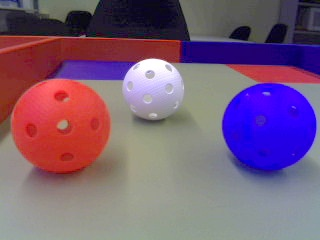
#> input picture 4e/TroisBallesRougeBleueBlanche.jpg, 320 x 240 px
$ python serie4e.py
#> lines starting #> are read from the running program, lines starting #| are printed output that depends on the picture; after the words box and inside, x2 and y2 are one past the last pixel; in counts of white or black regions, pixels touching at a corner belong together
""" T image """
import os
import cv2
import numpy as np
import copy


def showAndWait(img, string) :
    cv2.imshow(string, img)
    cv2.waitKey(0)

def openMorpho(img):
    """ open image : erode then dilate"""
    es = np.ones((5,5),np.uint8)
    img = cv2.erode(img, es, iterations= 1)
    img = cv2.dilate(img, es, iterations= 1)
    return img

def closeMorpho(img):
    """ close image : dilate then erode"""
    es = np.ones((5,5),np.uint8)
    img = cv2.dilate(img, es, iterations= 1)
    img = cv2.erode(img, es, iterations= 1)
    return img

if __name__ == "__main__":
    #Les opérations à réaliser sont:
    # 1-Seuillage couleur pour extraire la balle bleue (optionnel, des images seuillées sont fournies)
    # 2-Suppression des trous et des petites taches grâce à des opérations morphologiques
    # 3-Calcul du contour grâce à des opérations morphologiques

    path = "./4e/"
    imageName = "TroisBallesRougeBleueBlanche.jpg"

    #1. Get blue channel
    img = cv2.imread(os.path.join(path, imageName))
#> img is the input picture: shape (240, 320, 3); mean B, G, R 120.3, 93.4, 122.1
    grayImage = cv2.cvtColor(img, cv2.COLOR_BGR2GRAY)
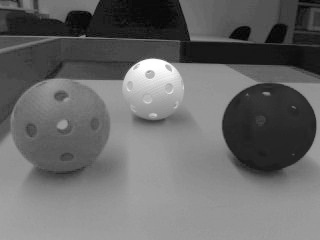
#> grayImage: shape (240, 320); min 0, max 255, mean 105
    #config UNEBALLEBLEU
    #BLUE_MIN = 47; BLUE_MAX = 255
    BLUE_MIN = 55; BLUE_MAX = 255
    (thresh, bAndW) = cv2.threshold(grayImage, BLUE_MIN, BLUE_MAX, cv2.THRESH_BINARY)
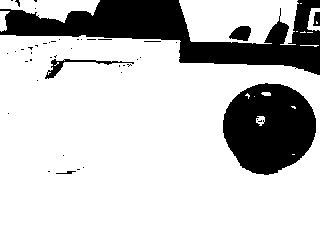
#> bAndW: shape (240, 320); 77.9% white; 45 black regions (39 under 20 px), largest, box (x1, y1, x2, y2) and area: (0, 0, 320, 75) 9793, (223, 83, 316, 175) 6405, (45, 59, 134, 79) 317, (229, 26, 251, 41) 237, (313, 12, 320, 26) 77, (56, 171, 76, 174) 30
#> thresh = 55
    bAndW = cv2.bitwise_not(bAndW)

    showAndWait(bAndW, "basic blue image")

    bOpen = copy.deepcopy(bAndW)
    bOpen = openMorpho(bOpen)
#> in openMorpho, `img = cv2.erode(img, es, iterations= 1)`: img: shape (240, 320); 17.3% white; 9 white regions (4 under 20 px), largest, box (x1, y1, x2, y2) and area: (8, 0, 320, 73) 7240, (225, 86, 314, 173) 5355, (296, 0, 320, 30) 316, (294, 33, 320, 43) 216, (233, 28, 249, 39) 107
#> in openMorpho, `img = cv2.dilate(img, es, iterations= 1)`: img: shape (240, 320); 21.4% white; 5 white regions, box (x1, y1, x2, y2) and area: (6, 0, 320, 75) 9676, (223, 84, 316, 175) 6379, (231, 26, 251, 41) 231, (49, 65, 61, 78) 92, (314, 12, 320, 22) 53
    showAndWait(bOpen, "Opened image")

    bOpen2 = copy.deepcopy(bAndW)
    bOpen2 = cv2.morphologyEx(bOpen2, cv2.MORPH_OPEN, np.ones((5,5),np.uint8))
    showAndWait(bOpen2, "Opened image with CV2")

    bClosed = copy.deepcopy(bAndW)
    bClosed = closeMorpho(bClosed)
#> in closeMorpho, `img = cv2.dilate(img, es, iterations= 1)`:
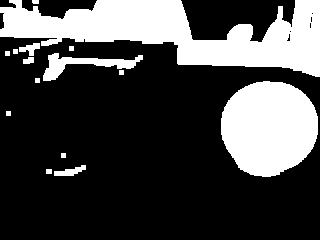
#> img: shape (240, 320); 27.9% white; 15 white regions, largest, box (x1, y1, x2, y2) and area: (0, 0, 320, 77) 12526, (221, 81, 318, 177) 7288, (43, 53, 143, 81) 965
#> in closeMorpho, `img = cv2.erode(img, es, iterations= 1)`:
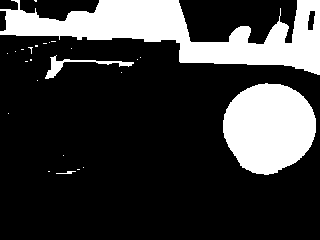
#> img: shape (240, 320); 22.9% white; 25 white regions (21 under 20 px), largest, box (x1, y1, x2, y2) and area: (0, 0, 320, 75) 10553, (223, 83, 316, 175) 6532, (45, 55, 134, 79) 407, (56, 171, 76, 174) 30
    showAndWait(bClosed, "Closed image")

    bOpenClose = copy.deepcopy(bAndW)
    bOpenClose = cv2.morphologyEx(bOpenClose, cv2.MORPH_OPEN, np.ones((7,7),np.uint8))
#> bOpenClose: shape (240, 320); 21.1% white; 5 white regions, box (x1, y1, x2, y2) and area: (6, 0, 320, 74) 9143, (223, 84, 316, 174) 6346, (294, 0, 320, 31) 482, (232, 26, 250, 40) 216, (315, 12, 320, 21) 45
    bOpenClose = cv2.morphologyEx(bOpenClose, cv2.MORPH_CLOSE, np.ones((7,7),np.uint8))
#> bOpenClose: shape (240, 320); 21.7% white; 2 white regions, box (x1, y1, x2, y2) and area: (6, 0, 320, 74) 10225, (223, 84, 316, 174) 6433
    showAndWait(bOpenClose, "Open then closed")

    bOpenClose = copy.deepcopy(bAndW)
    bOpenClose = cv2.morphologyEx(bOpenClose, cv2.MORPH_CLOSE, np.ones((7,7),np.uint8))
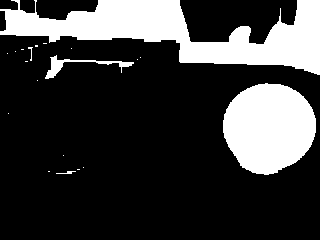
#> bOpenClose: shape (240, 320); 23.3% white; 20 white regions (15 under 20 px), largest, box (x1, y1, x2, y2) and area: (0, 0, 320, 75) 10871, (223, 83, 316, 175) 6532, (45, 55, 134, 79) 432, (56, 171, 76, 174) 30, (28, 47, 33, 61) 23
    bOpenClose = cv2.morphologyEx(bOpenClose, cv2.MORPH_OPEN, np.ones((7,7),np.uint8))
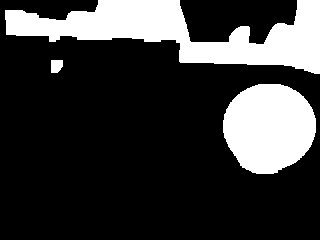
#> bOpenClose: shape (240, 320); 22.7% white; 3 white regions, box (x1, y1, x2, y2) and area: (5, 0, 320, 74) 10746, (223, 84, 316, 174) 6524, (51, 60, 63, 73) 139
    showAndWait(bOpenClose, "Closed then open")

    es = np.ones((5,5),np.uint8)
    contour=cv2.dilate(bOpenClose, es, iterations= 1)-cv2.erode(bOpenClose, es, iterations= 1)
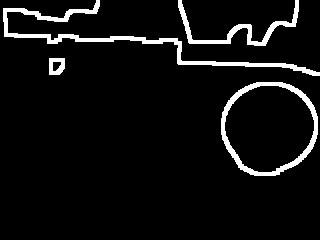
#> contour: shape (240, 320); 6.2% white; 4 white regions, box (x1, y1, x2, y2) and area: (3, 0, 320, 76) 2104, (221, 82, 318, 176) 1464, (178, 0, 299, 46) 972, (49, 58, 65, 75) 200
    showAndWait(contour, "Contour")

$ run again, with 4e/UneBalleBleue.jpg copied over 4e/TroisBallesRougeBleueBlanche.jpg
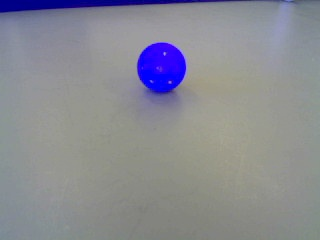
#> input picture 4e/UneBalleBleue.jpg, 320 x 240 px
#> img is the input picture: shape (240, 320, 3); mean B, G, R 146.6, 138.8, 137.7
#> `(thresh, bAndW) = cv2.threshold(grayImage, BLUE_MIN, BLUE_MAX, cv2.THR..`:
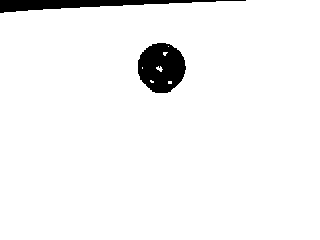
#> bAndW: shape (240, 320); 95.8% white; 2 black regions, box (x1, y1, x2, y2) and area: (138, 43, 186, 93) 1795, (0, 0, 246, 13) 1422
#> thresh = 55
#> `contour=cv2.dilate(bOpenClose, es, iterations= 1)-cv2.erode(bOpenClose..`:
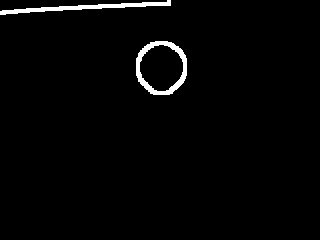
#> contour: shape (240, 320); 2% white; 2 white regions, box (x1, y1, x2, y2) and area: (136, 41, 187, 95) 776, (0, 0, 171, 15) 728
